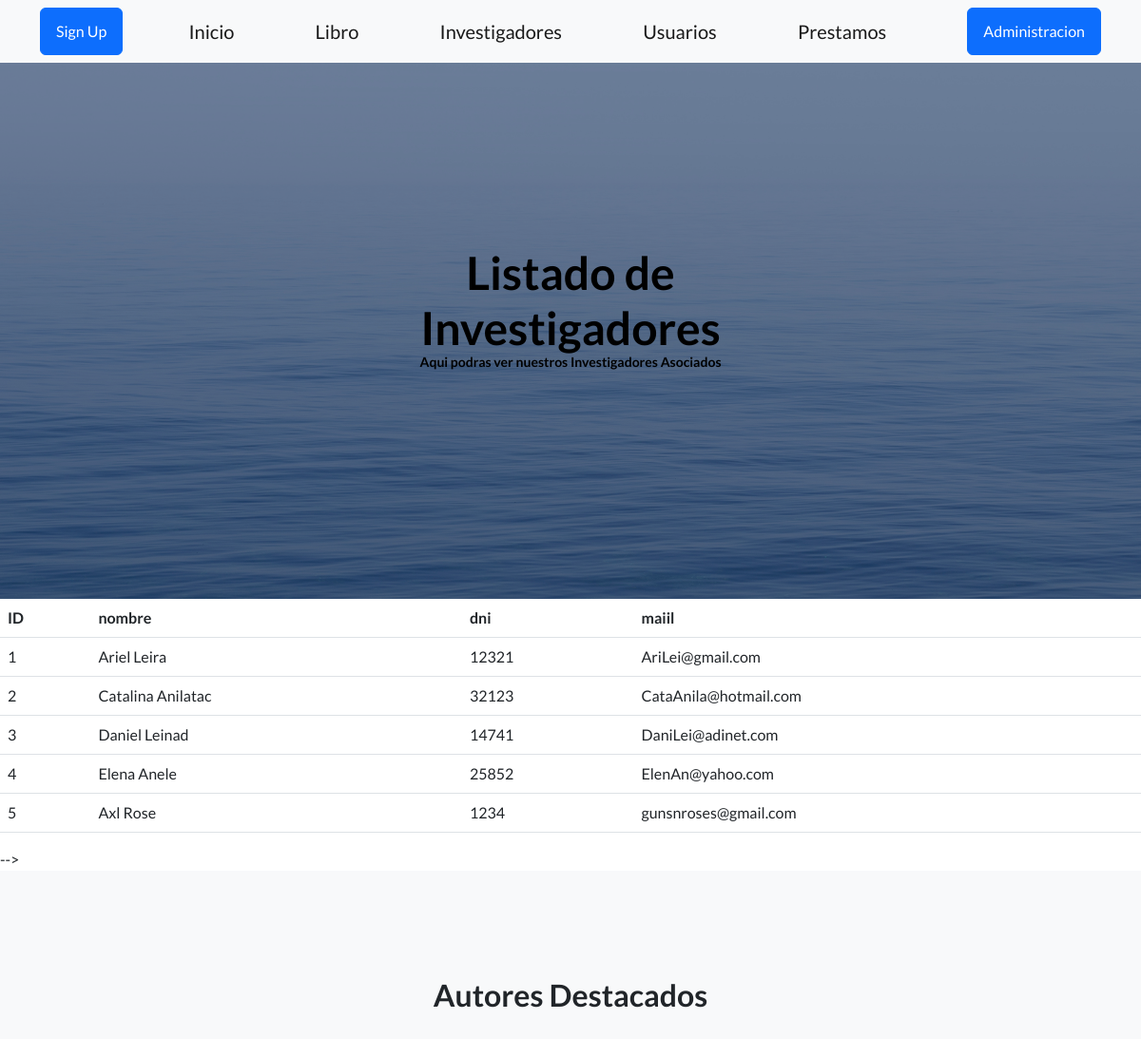
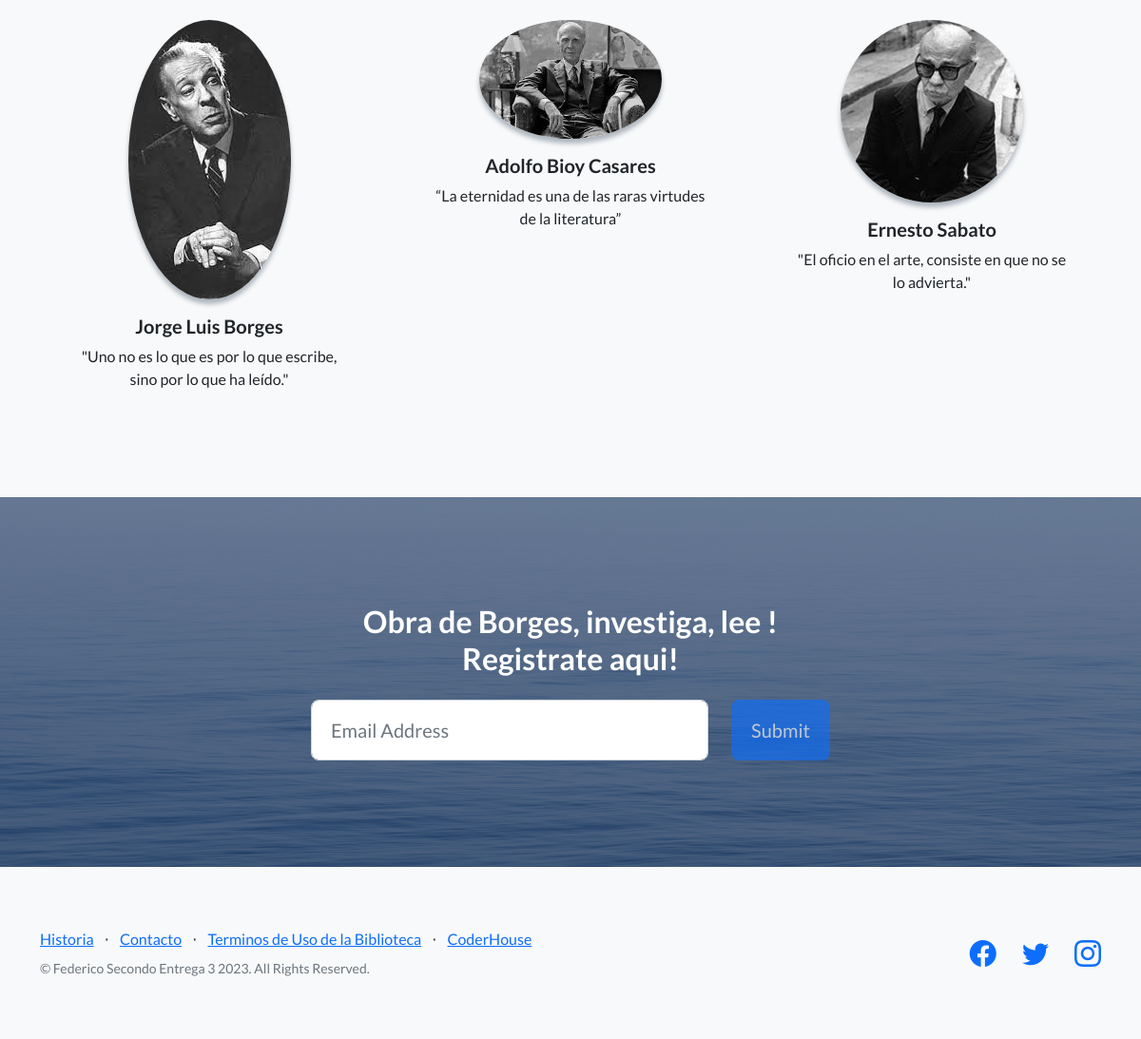
/BibliotecaVirtual/investigadores/, run on the app's committed database (2 pictures, top to bottom).
### BibliotecaVirtual/models.py (models this page shows, shortened)
class Investigadores(models.Model): # CLASE DONDE SE ESTABLECEN LOS DATOS PARA CREAR INVESTIGADORES
    nombre=models.CharField(max_length=50)
    dni=models.IntegerField()
    mail=models.EmailField()

### BibliotecaVirtual/views.py (the view)
# urls.py: path('investigadores/', investigadores, name="investigadores"),
def investigadores(request):
    ctx = {"investigadores": Investigadores.objects.all() }
    return render(request, "BibliotecaVirtual/investigadores.html", ctx)

### BibliotecaVirtual/Templates/BibliotecaVirtual/investigadores.html (shortened to what this page needs)
{% extends 'BibliotecaVirtual/base.html' %}
{% load static %}
{% block cabecera %}
    Listado de Investigadores
    <p style="font-size: 14px;">Aqui podras ver nuestros Investigadores Asociados</p>
{% endblock cabecera %}
{% block contenido %}
<table class="table">
    <thead>
        <tr>
            <th>ID</th>
            <th>nombre</th>
            <th>dni</th>
            <th>maiil</th>
        </tr>
    </thead>
    <tbody>
    {% for investigador in investigadores %}
    <tr>
        <td>{{ investigador.id }}</td>
        <td>{{ investigador.nombre }}</td>
        <td>{{ investigador.dni }}</td>
        <td>{{ investigador.mail }}</td>
    </tr>
    {% endfor %}
    </tbody>
</table>
{% endblock contenido %}

### data on the page
Investigadores: id "1", nombre "Ariel Leira", dni "12321", mail "AriLei@gmail.com"
Investigadores: id "2", nombre "Catalina Anilatac", dni "32123", mail "CataAnila@hotmail.com"
Investigadores: id "3", nombre "Daniel Leinad", dni "14741", mail "DaniLei@adinet.com"
Investigadores: id "4", nombre "Elena Anele", dni "25852", mail "ElenAn@yahoo.com"
Investigadores: id "5", nombre "Axl Rose", dni "1234", mail "gunsnroses@gmail.com"
